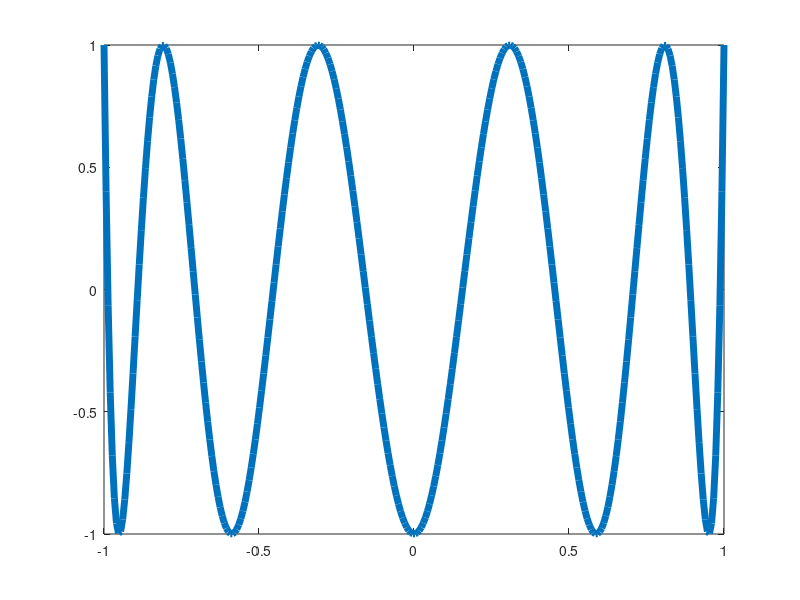

MATLAB code for this plot: (Note: this script raises an error after producing the figure.)

clf
x = linspace(-1,1,300)';
plot(x,cos(10*acos(x)),'linew',5)
hold on
t = - cos(pi*(2:8)'/10) *.99;
y = 0*t; 
h = text( t', y, num2cell(transpose('chebfun')), ...
  'fontname','Rockwell','fontsize',28,'hor','cen','vert','mid','fontweight','normal') ; 

axis([-1.02 .95 -2 2])
set(gca,'pos',[0 0 1 1 ])
axis off

shg